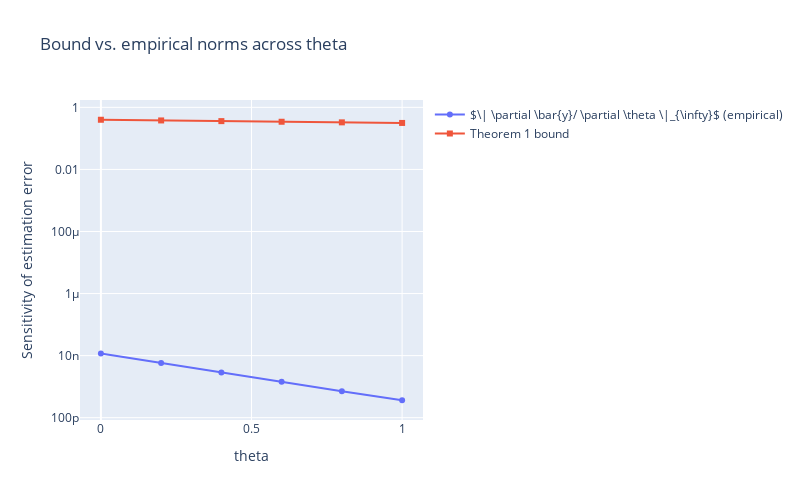

Write notebook code for a chart like this one.
### Code cell
import plotly.graph_objects as go
fig = go.Figure()
# plot log y-axis

fig.add_trace(go.Scatter(
    x=df['theta'], y=df['d_ybar_dtheta_inf'],
    mode='lines+markers',
    marker=dict(symbol='circle'),
    name='$\| \\partial \\bar{y}/ \\partial \\theta \|_{\\infty}$ (empirical)',
))

fig.add_trace(go.Scatter(
    x=df['theta'], y=df['bound_rhs'],
    mode='lines+markers',
    marker=dict(symbol='square'),
    name='Theorem 1 bound'
))

fig.update_layout(
    xaxis_title='theta',
    yaxis_title='Sensitivity of estimation error',
    title='Bound vs. empirical norms across theta',
    legend=dict(font=dict(size=12)),
    width=800,
    height=500,
    yaxis_type='log'
)
fig.show()

### Figure 1 — Plotly figure (JSON) as saved in the notebook; plotly's stock layout.template omitted (floating-point values rounded to 4 significant figures)
{"data": [{"marker": {"symbol": "circle"}, "mode": "lines+markers", "name": "$\\| \\partial \\bar{y}/ \\partial \\theta \\|_{\\infty}$ (empirical)", "type": "scatter", "x": [0, 0.2, 0.4, 0.6, 0.8, 1], "y": [1.177e-08, 5.795e-09, 2.87e-09, 1.427e-09, 7.148e-10, 3.64e-10]}, {"marker": {"symbol": "square"}, "mode": "lines+markers", "name": "Theorem 1 bound", "type": "scatter", "x": [0, 0.2, 0.4, 0.6, 0.8, 1], "y": [0.399, 0.3788, 0.3605, 0.3439, 0.3288, 0.3149]}], "layout": {"height": 500, "legend": {"font": {"size": 12}}, "title": {"text": "Bound vs. empirical norms across theta"}, "width": 800, "xaxis": {"title": {"text": "theta"}}, "yaxis": {"title": {"text": "Sensitivity of estimation error"}, "type": "log"}}}
